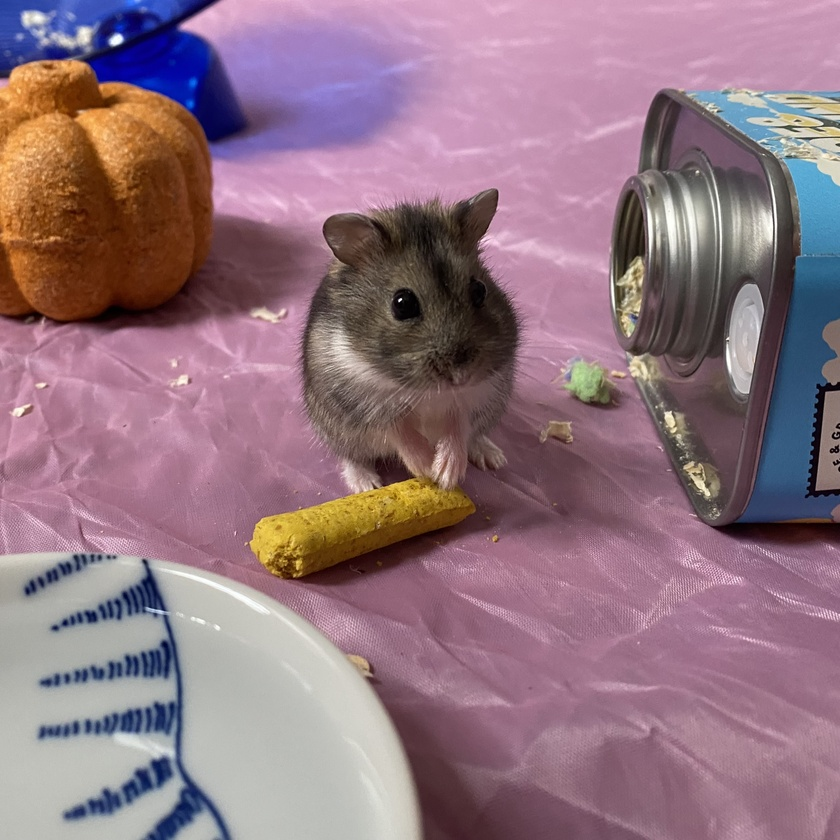
#> input picture Images/IMG_8886.jpeg, 840 x 840 px, shrunk from 2736 x 2736 before the run, found by its file name
$ jupyter execute Tofu.ipynb
#> lines starting #> are read from the running program, lines starting #| are printed output that depends on the picture
### Clustering Code ###

This section of code corresponds with section 2.3 of the project, and is primarily applied to an image of my hamster, Tofu.

(No hamsters were harmed in the making of this project!)

[cell 1]
# import packages

import numpy as np
import matplotlib.pyplot as plt
from skimage import io, color, transform, img_as_ubyte
from sklearn.cluster import KMeans
from sklearn.cluster import MiniBatchKMeans
from skimage import segmentation
from skimage.segmentation import quickshift
from skimage.util import img_as_float
from skimage.transform import rescale
from skimage.segmentation import felzenszwalb
from skimage.color import label2rgb
from skimage.segmentation import watershed
from skimage.feature import peak_local_max
from skimage.filters import sobel, gaussian
from scipy import ndimage as ndi

[cell 2]
# load and normalise the image
image = io.imread('IMG_8886.jpeg')
#> image is the input picture: shape (840, 840, 3); mean R, G, B 146, 117.1, 129
image = image / 255.0

# reshape image to 2D array of pixels
pixels = image.reshape(-1, 3)

# define k values for comparison
k_values = [2, 5, 10]
clustered_images = []

# apply K-Means clustering for each k
for k in k_values:
    kmeans = KMeans(n_clusters=k, random_state=0)
    kmeans.fit(pixels)
    colors = kmeans.cluster_centers_
    labels = kmeans.labels_
    clustered = colors[labels].reshape(image.shape)
    clustered_images.append(clustered)
#> after the loop, clustered_images = 3 items

# plot side-by-side comparisons
fig, axes = plt.subplots(1, len(k_values), figsize=(15, 5))
for i, ax in enumerate(axes):
    ax.imshow(clustered_images[i])
    ax.set_title(f'k = {k_values[i]}', fontsize=25)
    ax.axis('off')

plt.tight_layout()
plt.show()

[cell 3]
# apply K-Means for k=5
k = 5
kmeans = KMeans(n_clusters=k, random_state=0)
kmeans.fit(pixels)
colors = kmeans.cluster_centers_

# plot RGB histograms with cluster centers
fig, axes = plt.subplots(1, 3, figsize=(15, 4))
channel_names = ['Red', 'Green', 'Blue']
channel_colors = ['r', 'g', 'b']

for i, ax in enumerate(axes):
    channel_data = pixels[:, i]
    ax.hist(channel_data, bins=256, color=channel_colors[i], alpha=0.5)
    ax.set_title(f'{channel_names[i]} Channel', fontsize=16)
    ax.set_xlim(0, 1)

    # overlay cluster centers
    for c in colors:
        ax.axvline(c[i], color=c, linewidth=3)

plt.tight_layout()
plt.show()
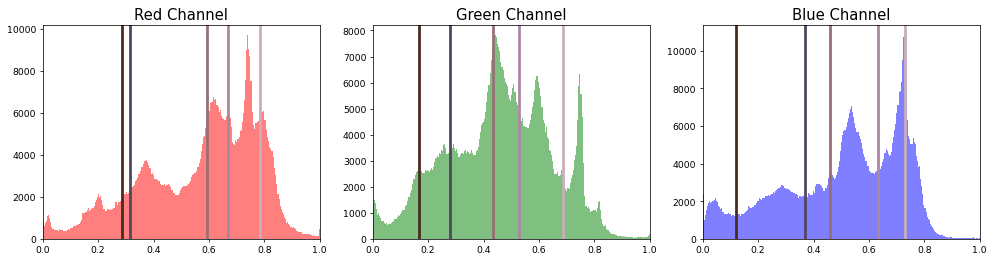
#> figure drawn by matplotlib, 3 panels; panel 1: tallest bar 9734 high, from x = 0.738 to 0.742; panel 2: tallest bar 7834 high, from x = 0.441 to 0.445; panel 3: tallest bar 10843 high, from x = 0.727 to 0.73

[cell 4]
# downsample pixels for faster clustering
n_samples = min(5000, len(pixels))
#> n_samples = 5000
sample_idx = np.random.choice(len(pixels), n_samples, replace=False)
#> sample_idx = 5000 values, max 705592 at index 3285, min 90 at index 4085, mean 352201.5
sample_pixels = pixels[sample_idx]

# fit MiniBatchKMeans
k = 5
kmeans = MiniBatchKMeans(n_clusters=k, random_state=0, batch_size=256)
kmeans.fit(sample_pixels)

# downsize image to reduce computational and rendering cost
scale = 20
small_image = image[::scale, ::scale, :]
flat_small = small_image.reshape(-1, 3)
#> flat_small = 1764 rows, first 8: [0.161, 0.259, 0.624], [0.176, 0.275, 0.639], [0.184, 0.286, 0.659], [0.271, 0.369, 0.733], [0.278, 0.376, 0.769], [0.235, 0.329, 0.722], [0.263, 0.369, 0.773], [0.384, 0.525, 0.906]
small_labels = kmeans.predict(flat_small)
#> small_labels = 1764 values, max 4 at index 12, min 0 at index 1, mean 2.04
small_clustered = kmeans.cluster_centers_[small_labels].reshape(small_image.shape)
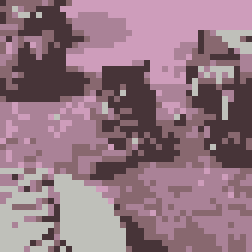
#> small_clustered: shape (42, 42, 3) float64 (shown 6 times larger); mean R, G, B 0.581, 0.466, 0.514

# sample pixels for RGB scatter plot
plot_samples = min(1000, len(pixels))
#> plot_samples = 1000
plot_idx = np.random.choice(len(pixels), plot_samples, replace=False)
#> plot_idx = 1000 values, max 705457 at index 265, min 1427 at index 32, mean 349939
plot_pixels = pixels[plot_idx]
#> plot_pixels = 1000 rows, first 8: [0.694, 0.502, 0.584], [0.804, 0.592, 0.733], [0.675, 0.506, 0.58], [0.431, 0.29, 0.337], [0.616, 0.447, 0.553], [0.816, 0.804, 0.776], [0.0118, 0.0118, 0.6], [0.796, 0.596, 0.718]
plot_labels = kmeans.predict(plot_pixels)
#> plot_labels = 1000 values, max 4 at index 1, min 0 at index 3, mean 2.02
plot_colors = kmeans.cluster_centers_[plot_labels]
#> plot_colors = 1000 rows, first 8: [0.669, 0.514, 0.595], [0.81, 0.617, 0.737], [0.669, 0.514, 0.595], [0.536, 0.408, 0.437], [0.669, 0.514, 0.595], [0.753, 0.754, 0.733], [0.278, 0.204, 0.223], [0.81, 0.617, 0.737]

# create side-by-side plot
fig = plt.figure(figsize=(14, 6))

# left: 3D RGB color-space clustering
ax1 = fig.add_subplot(121, projection='3d')
ax1.scatter(plot_pixels[:, 0], plot_pixels[:, 1], plot_pixels[:, 2],
            c=plot_colors, s=5, alpha=0.7)
ax1.set_xlabel('Red')
ax1.set_ylabel('Green')
ax1.set_zlabel('Blue')
ax1.set_title(f'RGB Color-Space Clustering (k={k})', fontsize = 25)

# right: downsampled clustered image
ax2 = fig.add_subplot(122)
ax2.imshow(small_clustered)
ax2.set_title('Clustered Image (Downsampled)', fontsize = 25)
ax2.axis('off')

plt.tight_layout()
plt.show()

[cell 5]
# reload and downsample the image
image = io.imread('IMG_8886.jpeg')
image = img_as_float(image)
image_small = transform.rescale(image, 0.25, channel_axis=2, anti_aliasing=True)

# define kernel sizes (window radii) to compare
kernel_sizes = [3, 7, 15]

# perform Mean Shift segmentation for each kernel size
segmented_images = []
for k in kernel_sizes:
    segments = quickshift(
        image_small,
        kernel_size=k,
        max_dist=15,
        ratio=0.8
    )
    segmented_image = color.label2rgb(segments, image_small, kind='avg')
    segmented_images.append(segmented_image)
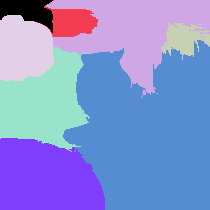
#> segments: shape (210, 210) int64; 8 distinct labels, from 0 to 7; one colour per label, 0 black
#> after the loop, segmented_images = 3 items

# create side-by-side comparison plot
fig, axes = plt.subplots(1, len(kernel_sizes), figsize=(14, 5))
titles = [f'Window radius = {k}' for k in kernel_sizes]

for ax, seg_img, title in zip(axes, segmented_images, titles):
    ax.imshow(seg_img)
    ax.set_title(title)
    ax.axis('off')
#> this loop made 3 passes
#> title on passes 1 to 3: 'Window radius = 3', 'Window radius = 7', 'Window radius = 15'

plt.tight_layout()
plt.show()

[cell 6]
# reload and downscale image
image = io.imread('IMG_8886.jpeg')
image = img_as_float(image)
image_small = rescale(image, 0.7, channel_axis=2, anti_aliasing=True)
#> image_small: shape (588, 588, 3) float64

# define k (scale) values
k_values = [100, 300, 500]
segmented_images = []

# run Felzenszwalb segmentation
for k in k_values:
    segments = segmentation.felzenszwalb(image_small, scale=k, sigma=0.5, min_size=100)
    segmented_color = color.label2rgb(segments, image_small, kind='avg')
    segmented_images.append(segmented_color)
#> this loop made 3 passes
#> pass 1, `segments = segmentation.felzenszwalb(image_small, scale=k, sigma=0.5, ..`:
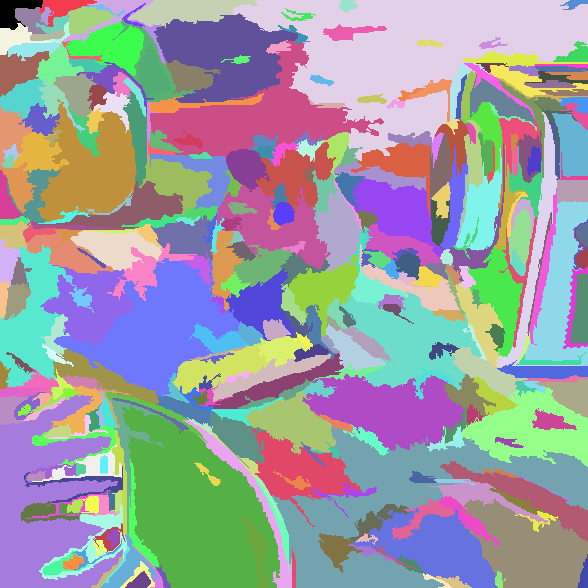
#> segments: shape (588, 588) int64; 376 distinct labels, from 0 to 375; one colour per label, 0 black
#> after the loop:
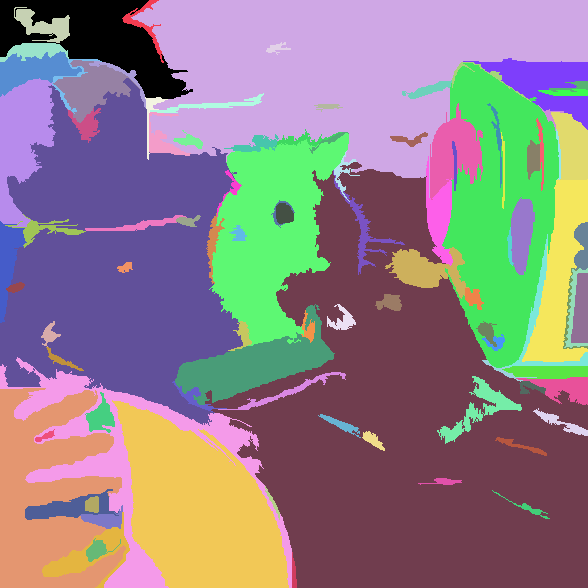
#> segments: shape (588, 588) int64; 97 distinct labels, from 0 to 96; one colour per label, 0 black

fig, axes = plt.subplots(1, len(k_values), figsize=(15, 5))
for i, ax in enumerate(axes):
    ax.imshow(segmented_images[i])
    ax.set_title(f'scale = {k_values[i]}', fontsize=18)
    ax.axis('off')

plt.tight_layout()
plt.show()
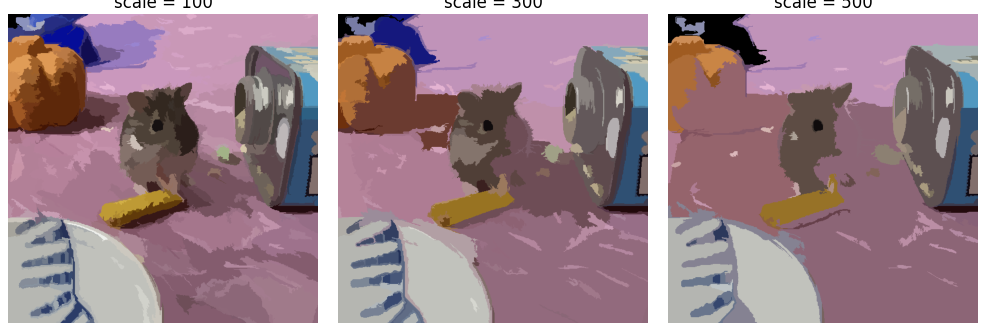
#> figure drawn by matplotlib, 3 panels

[cell 7]
# reload and downsize the image
image = io.imread('IMG_8886.jpeg')
image = img_as_float(image)
image_small = transform.rescale(image, 0.5, channel_axis=2, anti_aliasing=True)
#> image_small: shape (420, 420, 3) float64

# convert to greyscale
gray = color.rgb2gray(image_small)

# smooth to reduce noise
gray_smooth = gaussian(gray, sigma=20)
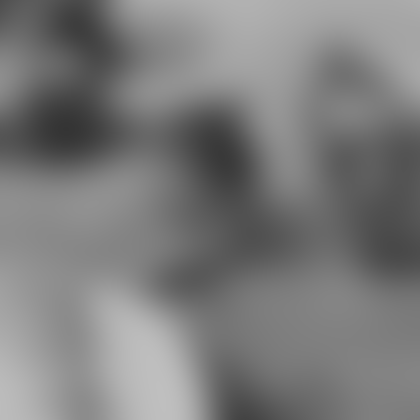
#> gray_smooth: shape (420, 420) float64; min 0.207, max 0.75, mean 0.487

# compute the gradient map using sobel operator
elevation_map = sobel(gray_smooth)
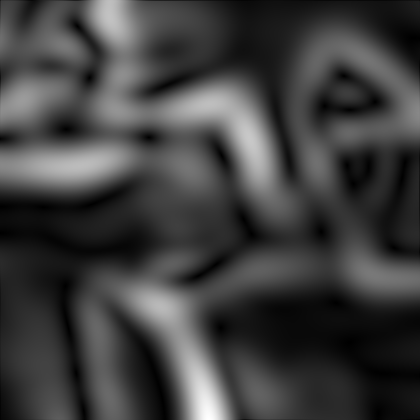
#> elevation_map: shape (420, 420) float64; min 1.81e-06, max 0.016, mean 0.004; drawn with min black and max white

# unmarked watershed (no predefined markers)
segments_unmarked = watershed(elevation_map)
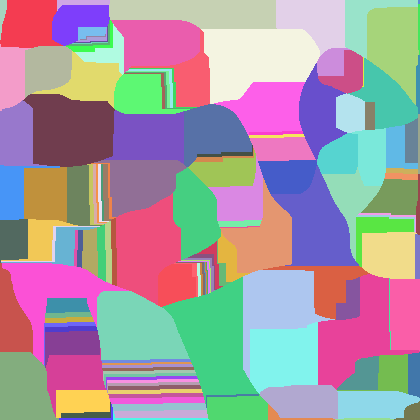
#> segments_unmarked: shape (420, 420) int32; 158 distinct labels, from 1 to 158; one colour per label, 0 black

# pre-marked watershed
coords = peak_local_max(-elevation_map, min_distance=50, labels=None)
#> coords = [[342, 349], [204, 91], [183, 353], [286, 65], [233, 251], [327, 220], [129, 66], [155, 221], [137, 148], [106, 324], [77, 89], [84, 168]]
mask = np.zeros(elevation_map.shape, dtype=bool)
mask[tuple(coords.T)] = True
markers, _ = ndi.label(mask)
segments_marked = watershed(elevation_map, markers)
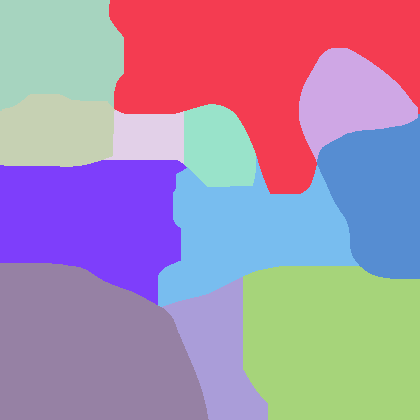
#> segments_marked: shape (420, 420) int32; 12 distinct labels, from 1 to 12; one colour per label, 0 black

# plot comparison
fig, axes = plt.subplots(1, 3, figsize=(15, 6))

axes[0].imshow(gray, cmap='gray')
axes[0].set_title("Original Grayscale Image")
axes[0].axis('off')

axes[1].imshow(segments_unmarked, cmap='gray')
axes[1].set_title("Watershed (Unmarked)")
axes[1].axis('off')

axes[2].imshow(segments_marked, cmap='gray')
axes[2].set_title("Watershed (Pre-Marked)")
axes[2].axis('off')

plt.tight_layout()
plt.show()
